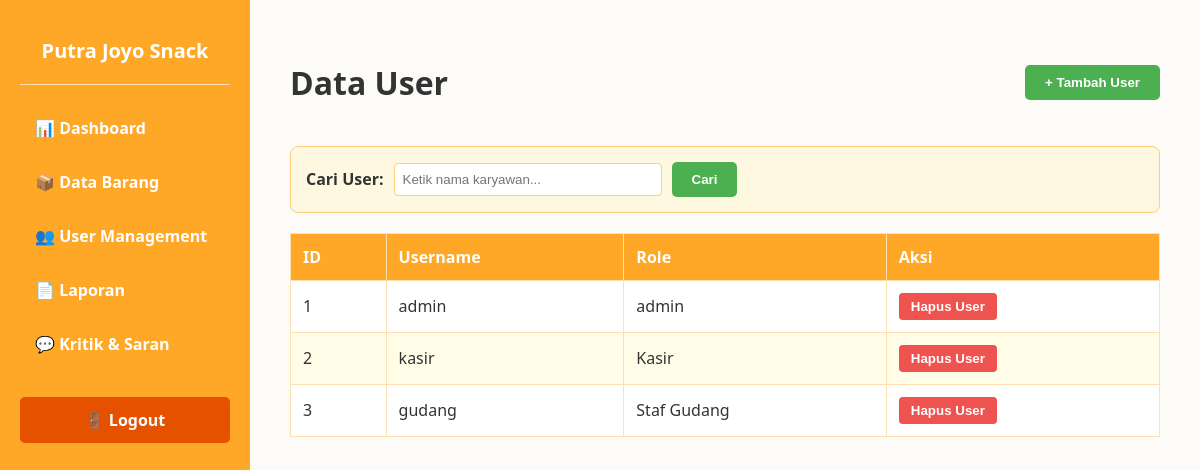
Page /admin/user on the committed database.
### models/user.py (models this page shows)
class User(UserMixin, db.Model):
    __tablename__ = "users"
    id = db.Column(db.Integer, primary_key=True)
    username = db.Column(
        db.String(100),
        unique=True,
        nullable=False
    )
    password = db.Column(
        db.String(255),
        nullable=False
    )
    role = db.Column(
        db.String(20),
        nullable=False
    )
    created_by = db.Column(
        db.Integer,
        nullable=True
    )

### app.py (the view, shortened to what this page needs)
@app.route("/admin/user", methods=["GET", "POST"])
def admin_user():
    search_query = request.args.get("q", "").strip()
    query = User.query
    if search_query:
        query = query.filter(
            User.username.ilike(f"%{search_query}%")
            | User.role.ilike(f"%{search_query}%")
        )
    users = query.order_by(User.id).all()
    return render_template("admin/user.html", users=users, search_query=search_query)

### templates/admin/user.html (shortened to what this page needs)
<!DOCTYPE html>
<html lang="id">
<head>
</head>
<body>
    <div class="sidebar">
        <h2>Putra Joyo Snack</h2>
        <hr style="border: 0; height: 1px; background: #FFE0B2; margin-bottom: 20px;">
        <a href="/admin/dashboard">📊 Dashboard</a>
        <a href="/admin/barang">📦 Data Barang</a>
        <a href="/admin/user">👥 User Management</a>
        <a href="/admin/laporan">📄 Laporan</a>
        <a href="/admin/kritik">💬 Kritik & Saran</a>
        <a class="logout-btn" href="/logout">🚪 Logout</a>
    </div>
    <div class="content">
        <div class="header-section">
            <h1>Data User</h1>
            <button class="btn-add" onclick="bukaModal()">+ Tambah User</button>
        </div>
        <form class="search-container" method="get" action="/admin/user">
            <label><strong>Cari User:</strong></label>
            <input type="text" name="q" value="{{ search_query or '' }}" placeholder="Ketik nama karyawan...">
            <button class="btn-add" type="submit">Cari</button>
        </form>
        <table class="data-table">
            <thead>
                <tr>
                    <th>ID</th>
                    <th>Username</th>
                    <th>Role</th>
                    <th>Aksi</th>
                </tr>
            </thead>
            <tbody>
                {% for user in users %}
                <tr>
                    <td>{{ user.id }}</td>
                    <td>{{ user.username }}</td>
                    <td>{{ user.role }}</td>
                    <td>
                        <button class="btn-delete" disabled>Hapus User</button>
                    </td>
                </tr>
                {% endfor %}
            </tbody>
        </table>
    </div>
</body>
</html>

### templates/admin/user.html (style rules this page uses)
body { font-family: 'Segoe UI', Arial, sans-serif; margin: 0; display: flex; background-color: #FDFBF7; color: #333; }
.sidebar { width: 250px; background-color: #FFA726; height: 100vh; padding: 20px; box-sizing: border-box; color: white; position: fixed; }
.sidebar h2 { text-align: center; font-size: 20px; margin-bottom: 20px; }
.sidebar a { display: block; color: white; padding: 12px 15px; text-decoration: none; border-radius: 5px; margin-bottom: 8px; font-weight: bold; }
.sidebar .logout-btn { background-color: #E65100; margin-top: 30px; text-align: center; }
.content { margin-left: 250px; padding: 40px; width: calc(100% - 250px); box-sizing: border-box; }
.header-section { display: flex; justify-content: space-between; align-items: center; margin-bottom: 20px; }
.btn-add { background-color: #4CAF50; color: white; padding: 10px 20px; border: none; border-radius: 5px; font-weight: bold; cursor: pointer; }
.search-container { background-color: #FFF8E1; padding: 15px; border-radius: 8px; margin-bottom: 20px; border: 1px solid #FFCC80; display: flex; align-items: center; gap: 10px; }
.search-container input { padding: 8px; border: 1px solid #FFCC80; border-radius: 4px; width: 250px; }
.data-table { width: 100%; border-collapse: collapse; background: white; }
.data-table th, .data-table td { border: 1px solid #FFE0B2; padding: 12px; text-align: left; }
.data-table th { background-color: #FFA726; color: white; }
.data-table tr:nth-child(even) { background-color: #FFFDE7; }
.btn-delete { background-color: #EF5350; color: white; border: none; padding: 6px 12px; border-radius: 4px; cursor: pointer; font-weight: bold; }

### rows in the picture
User: id "1", username "admin", role "admin"
User: id "2", username "kasir", role "Kasir"
User: id "3", username "gudang", role "Staf Gudang"
